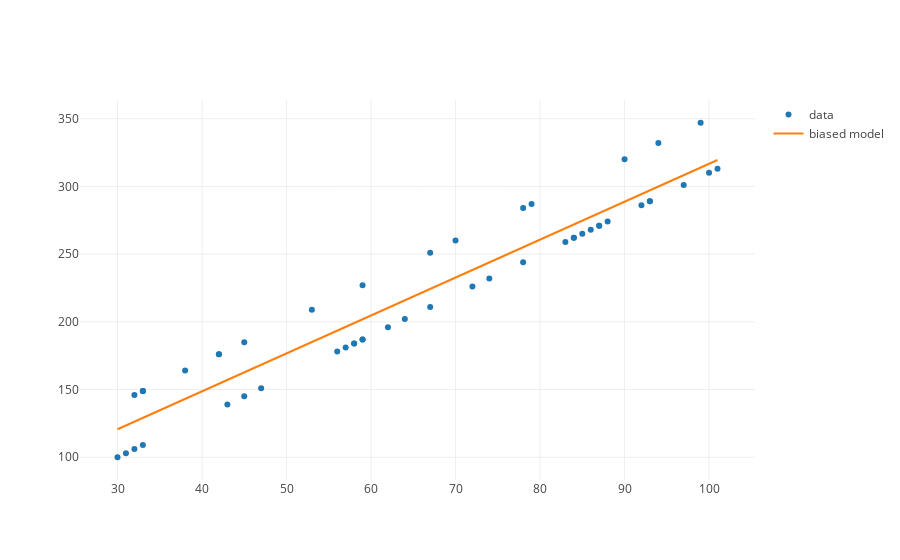

Notebook cell for this chart:
### Code cell
from graph import plot, trace_values, build_layout
model_trace = trace_values(temps, biased_customer_predictions, mode = 'lines', name = 'biased model')
plot([trace_1, model_trace])

### Figure 1 — Plotly figure (JSON) as saved in the notebook; plotly's stock layout.template omitted (floating-point values rounded to 4 significant figures)
{"data": [{"mode": "markers", "name": "data", "type": "scatter", "uid": "012a1997-1fcd-44fb-b8b4-811c9acde000", "x": [30, 31, 32, 32, 33, 33, 33, 33, 38, 42, 42, 43, 45, 45, 47, 53, 56, 57, 58, 58, 59, 59, 59, 62, 64, 67, 67, 70, 72, 74, 78, 78, 79, 83, 84, 84, 85, 86, 87, 87, 88, 90, 92, 93, 93, 94, 97, 99, 100, 101], "y": [100, 103, 146, 106, 109, 149, 149, 149, 164, 176, 176, 139, 145, 185, 151, 209, 178, 181, 184, 184, 187, 187, 227, 196, 202, 211, 251, 260, 226, 232, 244, 284, 287, 259, 262, 262, 265, 268, 271, 271, 274, 320, 286, 289, 289, 332, 301, 347, 310, 313]}, {"mode": "lines", "name": "biased model", "text": [], "type": "scatter", "uid": "ff72ab31-f440-4e64-91c7-ac74cf0397d8", "x": [30, 31, 32, 32, 33, 33, 33, 33, 38, 42, 42, 43, 45, 45, 47, 53, 56, 57, 58, 58, 59, 59, 59, 62, 64, 67, 67, 70, 72, 74, 78, 78, 79, 83, 84, 84, 85, 86, 87, 87, 88, 90, 92, 93, 93, 94, 97, 99, 100, 101], "y": [120.7, 123.5, 126.3, 126.3, 129.1, 129.1, 129.1, 129.1, 143.1, 154.3, 154.3, 157.1, 162.7, 162.7, 168.3, 185.1, 193.5, 196.3, 199.1, 199.1, 201.9, 201.9, 201.9, 210.3, 215.9, 224.3, 224.3, 232.7, 238.3, 243.9, 255.1, 255.1, 257.9, 269.1, 271.9, 271.9, 274.7, 277.5, 280.3, 280.3, 283.1, 288.7, 294.3, 297.1, 297.1, 299.9, 308.3, 313.9, 316.7, 319.5]}], "layout": {"autosize": true, "xaxis": {"autorange": true, "range": [25.52, 105.5], "type": "linear"}, "yaxis": {"autorange": true, "range": [81.91, 365.1], "type": "linear"}}}
